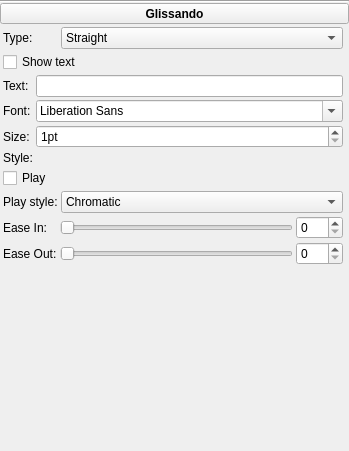
<?xml version="1.0" encoding="UTF-8"?>
<ui version="4.0">
 <class>InspectorGlissando</class>
 <widget class="QWidget" name="InspectorGlissando">
  <property name="geometry">
   <rect>
    <x>0</x>
    <y>0</y>
    <width>349</width>
    <height>436</height>
   </rect>
  </property>
  <property name="accessibleName">
   <string>Glissando Inspector</string>
  </property>
  <layout class="QVBoxLayout" name="verticalLayout">
   <property name="spacing">
    <number>0</number>
   </property>
   <property name="leftMargin">
    <number>0</number>
   </property>
   <property name="topMargin">
    <number>0</number>
   </property>
   <property name="rightMargin">
    <number>0</number>
   </property>
   <property name="bottomMargin">
    <number>0</number>
   </property>
   <item>
    <widget class="QFrame" name="frame">
     <property name="frameShape">
      <enum>QFrame::HLine</enum>
     </property>
     <property name="frameShadow">
      <enum>QFrame::Sunken</enum>
     </property>
    </widget>
   </item>
   <item>
    <widget class="QToolButton" name="title">
     <property name="sizePolicy">
      <sizepolicy hsizetype="Preferred" vsizetype="Preferred">
       <horstretch>0</horstretch>
       <verstretch>0</verstretch>
      </sizepolicy>
     </property>
     <property name="font">
      <font>
       <weight>75</weight>
       <bold>true</bold>
      </font>
     </property>
     <property name="text">
      <string>Glissando</string>
     </property>
    </widget>
   </item>
   <item>
    <widget class="QWidget" name="panel" native="true">
     <layout class="QGridLayout" name="gridLayout">
      <property name="leftMargin">
       <number>3</number>
      </property>
      <property name="topMargin">
       <number>3</number>
      </property>
      <property name="rightMargin">
       <number>3</number>
      </property>
      <property name="bottomMargin">
       <number>3</number>
      </property>
      <property name="spacing">
       <number>3</number>
      </property>
      <item row="8" column="0" colspan="2">
       <widget class="QCheckBox" name="playGlissando">
        <property name="text">
         <string>Play</string>
        </property>
       </widget>
      </item>
      <item row="2" column="2">
       <widget class="Ms::ResetButton" name="resetShowText" native="true">
        <property name="sizePolicy">
         <sizepolicy hsizetype="Fixed" vsizetype="Preferred">
          <horstretch>0</horstretch>
          <verstretch>0</verstretch>
         </sizepolicy>
        </property>
        <property name="accessibleName">
         <string>Reset 'Show text' value</string>
        </property>
       </widget>
      </item>
      <item row="9" column="0">
       <widget class="QLabel" name="labelGlissandoStyle">
        <property name="text">
         <string>Play style:</string>
        </property>
        <property name="alignment">
         <set>Qt::AlignLeading|Qt::AlignLeft|Qt::AlignVCenter</set>
        </property>
        <property name="buddy">
         <cstring>glissandoStyle</cstring>
        </property>
       </widget>
      </item>
      <item row="8" column="2">
       <widget class="Ms::ResetButton" name="resetPlayGlissando" native="true">
        <property name="sizePolicy">
         <sizepolicy hsizetype="Fixed" vsizetype="Preferred">
          <horstretch>0</horstretch>
          <verstretch>0</verstretch>
         </sizepolicy>
        </property>
        <property name="accessibleName">
         <string>Reset 'Play' value</string>
        </property>
       </widget>
      </item>
      <item row="0" column="1">
       <widget class="QComboBox" name="type">
        <property name="sizePolicy">
         <sizepolicy hsizetype="Expanding" vsizetype="Fixed">
          <horstretch>0</horstretch>
          <verstretch>0</verstretch>
         </sizepolicy>
        </property>
        <property name="accessibleName">
         <string>Type</string>
        </property>
        <item>
         <property name="text">
          <string>Straight</string>
         </property>
        </item>
        <item>
         <property name="text">
          <string>Wavy</string>
         </property>
        </item>
       </widget>
      </item>
      <item row="0" column="0">
       <widget class="QLabel" name="label_1">
        <property name="text">
         <string>Type:</string>
        </property>
        <property name="alignment">
         <set>Qt::AlignLeading|Qt::AlignLeft|Qt::AlignVCenter</set>
        </property>
        <property name="buddy">
         <cstring>type</cstring>
        </property>
       </widget>
      </item>
      <item row="9" column="2">
       <widget class="Ms::ResetButton" name="resetGlissandoStyle" native="true">
        <property name="sizePolicy">
         <sizepolicy hsizetype="Fixed" vsizetype="Preferred">
          <horstretch>0</horstretch>
          <verstretch>0</verstretch>
         </sizepolicy>
        </property>
        <property name="accessibleName">
         <string>Reset 'Play style' value</string>
        </property>
       </widget>
      </item>
      <item row="9" column="1">
       <widget class="QComboBox" name="glissandoStyle">
        <property name="sizePolicy">
         <sizepolicy hsizetype="Expanding" vsizetype="Fixed">
          <horstretch>0</horstretch>
          <verstretch>0</verstretch>
         </sizepolicy>
        </property>
        <property name="accessibleName">
         <string>Play style</string>
        </property>
        <item>
         <property name="text">
          <string>Chromatic</string>
         </property>
        </item>
        <item>
         <property name="text">
          <string>White Keys</string>
         </property>
        </item>
        <item>
         <property name="text">
          <string>Black Keys</string>
         </property>
        </item>
        <item>
         <property name="text">
          <string>Diatonic</string>
         </property>
        </item>
        <item>
         <property name="text">
          <string>Portamento</string>
         </property>
        </item>
       </widget>
      </item>
      <item row="0" column="2">
       <widget class="Ms::ResetButton" name="resetType" native="true">
        <property name="sizePolicy">
         <sizepolicy hsizetype="Fixed" vsizetype="Preferred">
          <horstretch>0</horstretch>
          <verstretch>0</verstretch>
         </sizepolicy>
        </property>
        <property name="accessibleName">
         <string>Reset 'Type' value</string>
        </property>
       </widget>
      </item>
      <item row="2" column="0" colspan="2">
       <widget class="QCheckBox" name="showText">
        <property name="focusPolicy">
         <enum>Qt::TabFocus</enum>
        </property>
        <property name="text">
         <string>Show text</string>
        </property>
       </widget>
      </item>
      <item row="3" column="0" colspan="3">
       <widget class="QWidget" name="textWidget" native="true">
        <layout class="QGridLayout" name="gridLayout_3">
         <property name="leftMargin">
          <number>0</number>
         </property>
         <property name="topMargin">
          <number>0</number>
         </property>
         <property name="rightMargin">
          <number>0</number>
         </property>
         <property name="bottomMargin">
          <number>0</number>
         </property>
         <property name="spacing">
          <number>3</number>
         </property>
         <item row="2" column="1">
          <widget class="QSpinBox" name="fontSize">
           <property name="accessibleName">
            <string>Font size</string>
           </property>
           <property name="suffix">
            <string>pt</string>
           </property>
           <property name="minimum">
            <number>1</number>
           </property>
           <property name="maximum">
            <number>512</number>
           </property>
          </widget>
         </item>
         <item row="2" column="0">
          <widget class="QLabel" name="label_7">
           <property name="text">
            <string>Size:</string>
           </property>
           <property name="alignment">
            <set>Qt::AlignLeading|Qt::AlignLeft|Qt::AlignVCenter</set>
           </property>
          </widget>
         </item>
         <item row="1" column="1">
          <widget class="QFontComboBox" name="fontFace">
           <property name="sizePolicy">
            <sizepolicy hsizetype="Expanding" vsizetype="Fixed">
             <horstretch>150</horstretch>
             <verstretch>0</verstretch>
            </sizepolicy>
           </property>
           <property name="accessibleName">
            <string>Font face</string>
           </property>
          </widget>
         </item>
         <item row="3" column="0">
          <widget class="QLabel" name="label_9">
           <property name="text">
            <string>Style:</string>
           </property>
           <property name="alignment">
            <set>Qt::AlignLeading|Qt::AlignLeft|Qt::AlignVCenter</set>
           </property>
          </widget>
         </item>
         <item row="0" column="0">
          <widget class="QLabel" name="label_3">
           <property name="text">
            <string>Text:</string>
           </property>
           <property name="alignment">
            <set>Qt::AlignLeading|Qt::AlignLeft|Qt::AlignVCenter</set>
           </property>
          </widget>
         </item>
         <item row="2" column="2">
          <widget class="Ms::ResetButton" name="resetFontSize" native="true">
           <property name="sizePolicy">
            <sizepolicy hsizetype="Fixed" vsizetype="Preferred">
             <horstretch>0</horstretch>
             <verstretch>0</verstretch>
            </sizepolicy>
           </property>
           <property name="accessibleName">
            <string>Reset 'Size' value</string>
           </property>
          </widget>
         </item>
         <item row="1" column="0">
          <widget class="QLabel" name="label_6">
           <property name="text">
            <string>Font:</string>
           </property>
           <property name="alignment">
            <set>Qt::AlignLeading|Qt::AlignLeft|Qt::AlignVCenter</set>
           </property>
          </widget>
         </item>
         <item row="0" column="2">
          <widget class="Ms::ResetButton" name="resetText" native="true">
           <property name="sizePolicy">
            <sizepolicy hsizetype="Fixed" vsizetype="Preferred">
             <horstretch>0</horstretch>
             <verstretch>0</verstretch>
            </sizepolicy>
           </property>
           <property name="accessibleName">
            <string>Reset 'Text' value</string>
           </property>
          </widget>
         </item>
         <item row="0" column="1">
          <widget class="QLineEdit" name="text">
           <property name="sizePolicy">
            <sizepolicy hsizetype="Expanding" vsizetype="Fixed">
             <horstretch>0</horstretch>
             <verstretch>0</verstretch>
            </sizepolicy>
           </property>
           <property name="accessibleName">
            <string>Text</string>
           </property>
          </widget>
         </item>
         <item row="1" column="2">
          <widget class="Ms::ResetButton" name="resetFontFace" native="true">
           <property name="sizePolicy">
            <sizepolicy hsizetype="Fixed" vsizetype="Preferred">
             <horstretch>0</horstretch>
             <verstretch>0</verstretch>
            </sizepolicy>
           </property>
           <property name="accessibleName">
            <string>Reset 'Font' value</string>
           </property>
          </widget>
         </item>
         <item row="3" column="1">
          <widget class="Ms::FontStyleSelect" name="fontStyle" native="true">
           <property name="accessibleName">
            <string>Font style</string>
           </property>
          </widget>
         </item>
         <item row="3" column="2">
          <widget class="Ms::ResetButton" name="resetFontStyle" native="true">
           <property name="sizePolicy">
            <sizepolicy hsizetype="Fixed" vsizetype="Preferred">
             <horstretch>0</horstretch>
             <verstretch>0</verstretch>
            </sizepolicy>
           </property>
           <property name="accessibleName">
            <string>Reset 'Style' values</string>
           </property>
          </widget>
         </item>
        </layout>
       </widget>
      </item>
      <item row="11" column="0" colspan="3">
       <widget class="QWidget" name="textWidget1" native="true">
        <layout class="QGridLayout" name="gridLayout_4">
         <property name="leftMargin">
          <number>0</number>
         </property>
         <property name="topMargin">
          <number>0</number>
         </property>
         <property name="rightMargin">
          <number>0</number>
         </property>
         <property name="bottomMargin">
          <number>0</number>
         </property>
         <property name="spacing">
          <number>3</number>
         </property>
         <item row="0" column="0">
          <widget class="QLabel" name="easeInLabel">
           <property name="text">
            <string>Ease In:</string>
           </property>
           <property name="buddy">
            <cstring>easeInSlider</cstring>
           </property>
          </widget>
         </item>
         <item row="0" column="1">
          <widget class="QSlider" name="easeInSlider">
           <property name="maximum">
            <number>100</number>
           </property>
           <property name="orientation">
            <enum>Qt::Horizontal</enum>
           </property>
          </widget>
         </item>
         <item row="0" column="2">
          <widget class="QSpinBox" name="easeInSpin">
           <property name="maximum">
            <number>100</number>
           </property>
          </widget>
         </item>
         <item row="0" column="3">
          <widget class="Ms::ResetButton" name="resetEaseIn" native="true">
           <property name="sizePolicy">
            <sizepolicy hsizetype="Fixed" vsizetype="Preferred">
             <horstretch>0</horstretch>
             <verstretch>0</verstretch>
            </sizepolicy>
           </property>
           <property name="accessibleName">
            <string>Reset 'Ease In' value</string>
           </property>
          </widget>
         </item>
         <item row="1" column="0">
          <widget class="QLabel" name="easeOutLabel">
           <property name="text">
            <string>Ease Out:</string>
           </property>
           <property name="buddy">
            <cstring>easeOutSlider</cstring>
           </property>
          </widget>
         </item>
         <item row="1" column="1">
          <widget class="QSlider" name="easeOutSlider">
           <property name="maximum">
            <number>100</number>
           </property>
           <property name="orientation">
            <enum>Qt::Horizontal</enum>
           </property>
          </widget>
         </item>
         <item row="1" column="2">
          <widget class="QSpinBox" name="easeOutSpin">
           <property name="maximum">
            <number>100</number>
           </property>
          </widget>
         </item>
         <item row="1" column="3">
          <widget class="Ms::ResetButton" name="resetEaseOut" native="true">
           <property name="sizePolicy">
            <sizepolicy hsizetype="Fixed" vsizetype="Preferred">
             <horstretch>0</horstretch>
             <verstretch>0</verstretch>
            </sizepolicy>
           </property>
           <property name="accessibleName">
            <string>Reset 'Ease Out' value</string>
           </property>
          </widget>
         </item>
         <item row="2" column="0" colspan="3">
          <widget class="Ms::EaseInOutCanvas" name="easeInOutCanvas">
           <property name="sizePolicy">
            <sizepolicy hsizetype="Preferred" vsizetype="Expanding">
             <horstretch>0</horstretch>
             <verstretch>0</verstretch>
            </sizepolicy>
           </property>
           <property name="minimumSize">
            <size>
             <width>100</width>
             <height>180</height>
            </size>
           </property>
          </widget>
         </item>
        </layout>
       </widget>
      </item>
     </layout>
    </widget>
   </item>
  </layout>
 </widget>
 <customwidgets>
  <customwidget>
   <class>Ms::ResetButton</class>
   <extends>QWidget</extends>
   <header>inspector/resetButton.h</header>
   <container>1</container>
  </customwidget>
  <customwidget>
   <class>Ms::FontStyleSelect</class>
   <extends>QWidget</extends>
   <header>inspector/fontStyleSelect.h</header>
   <container>1</container>
  </customwidget>
  <customwidget>
   <class>Ms::EaseInOutCanvas</class>
   <extends>QFrame</extends>
   <header>easeinoutcanvas.h</header>
   <container>1</container>
  </customwidget>
 </customwidgets>
 <tabstops>
  <tabstop>title</tabstop>
  <tabstop>type</tabstop>
  <tabstop>showText</tabstop>
  <tabstop>text</tabstop>
  <tabstop>fontFace</tabstop>
  <tabstop>fontSize</tabstop>
  <tabstop>playGlissando</tabstop>
  <tabstop>glissandoStyle</tabstop>
 </tabstops>
 <resources/>
 <connections>
  <connection>
   <sender>playGlissando</sender>
   <signal>toggled(bool)</signal>
   <receiver>glissandoStyle</receiver>
   <slot>setEnabled(bool)</slot>
   <hints>
    <hint type="sourcelabel">
     <x>96</x>
     <y>169</y>
    </hint>
    <hint type="destinationlabel">
     <x>170</x>
     <y>192</y>
    </hint>
   </hints>
  </connection>
  <connection>
   <sender>playGlissando</sender>
   <signal>toggled(bool)</signal>
   <receiver>resetGlissandoStyle</receiver>
   <slot>setEnabled(bool)</slot>
   <hints>
    <hint type="sourcelabel">
     <x>237</x>
     <y>169</y>
    </hint>
    <hint type="destinationlabel">
     <x>335</x>
     <y>192</y>
    </hint>
   </hints>
  </connection>
  <connection>
   <sender>showText</sender>
   <signal>toggled(bool)</signal>
   <receiver>textWidget</receiver>
   <slot>setVisible(bool)</slot>
   <hints>
    <hint type="sourcelabel">
     <x>48</x>
     <y>64</y>
    </hint>
    <hint type="destinationlabel">
     <x>44</x>
     <y>149</y>
    </hint>
   </hints>
  </connection>
  <connection>
   <sender>easeInSlider</sender>
   <signal>sliderMoved(int)</signal>
   <receiver>easeInSpin</receiver>
   <slot>setValue(int)</slot>
   <hints>
    <hint type="sourcelabel">
     <x>180</x>
     <y>204</y>
    </hint>
    <hint type="destinationlabel">
     <x>332</x>
     <y>216</y>
    </hint>
   </hints>
  </connection>
  <connection>
   <sender>easeOutSlider</sender>
   <signal>sliderMoved(int)</signal>
   <receiver>easeOutSpin</receiver>
   <slot>setValue(int)</slot>
   <hints>
    <hint type="sourcelabel">
     <x>174</x>
     <y>231</y>
    </hint>
    <hint type="destinationlabel">
     <x>332</x>
     <y>241</y>
    </hint>
   </hints>
  </connection>
  <connection>
   <sender>easeInSpin</sender>
   <signal>valueChanged(int)</signal>
   <receiver>easeInSlider</receiver>
   <slot>setValue(int)</slot>
   <hints>
    <hint type="sourcelabel">
     <x>332</x>
     <y>216</y>
    </hint>
    <hint type="destinationlabel">
     <x>172</x>
     <y>202</y>
    </hint>
   </hints>
  </connection>
  <connection>
   <sender>easeOutSpin</sender>
   <signal>valueChanged(int)</signal>
   <receiver>easeOutSlider</receiver>
   <slot>setValue(int)</slot>
   <hints>
    <hint type="sourcelabel">
     <x>332</x>
     <y>241</y>
    </hint>
    <hint type="destinationlabel">
     <x>181</x>
     <y>223</y>
    </hint>
   </hints>
  </connection>
  <connection>
   <sender>easeOutSlider</sender>
   <signal>valueChanged(int)</signal>
   <receiver>easeOutSpin</receiver>
   <slot>setValue(int)</slot>
   <hints>
    <hint type="sourcelabel">
     <x>202</x>
     <y>231</y>
    </hint>
    <hint type="destinationlabel">
     <x>297</x>
     <y>233</y>
    </hint>
   </hints>
  </connection>
  <connection>
   <sender>easeInSlider</sender>
   <signal>valueChanged(int)</signal>
   <receiver>easeInSpin</receiver>
   <slot>setValue(int)</slot>
   <hints>
    <hint type="sourcelabel">
     <x>200</x>
     <y>204</y>
    </hint>
    <hint type="destinationlabel">
     <x>301</x>
     <y>204</y>
    </hint>
   </hints>
  </connection>
 </connections>
</ui>
